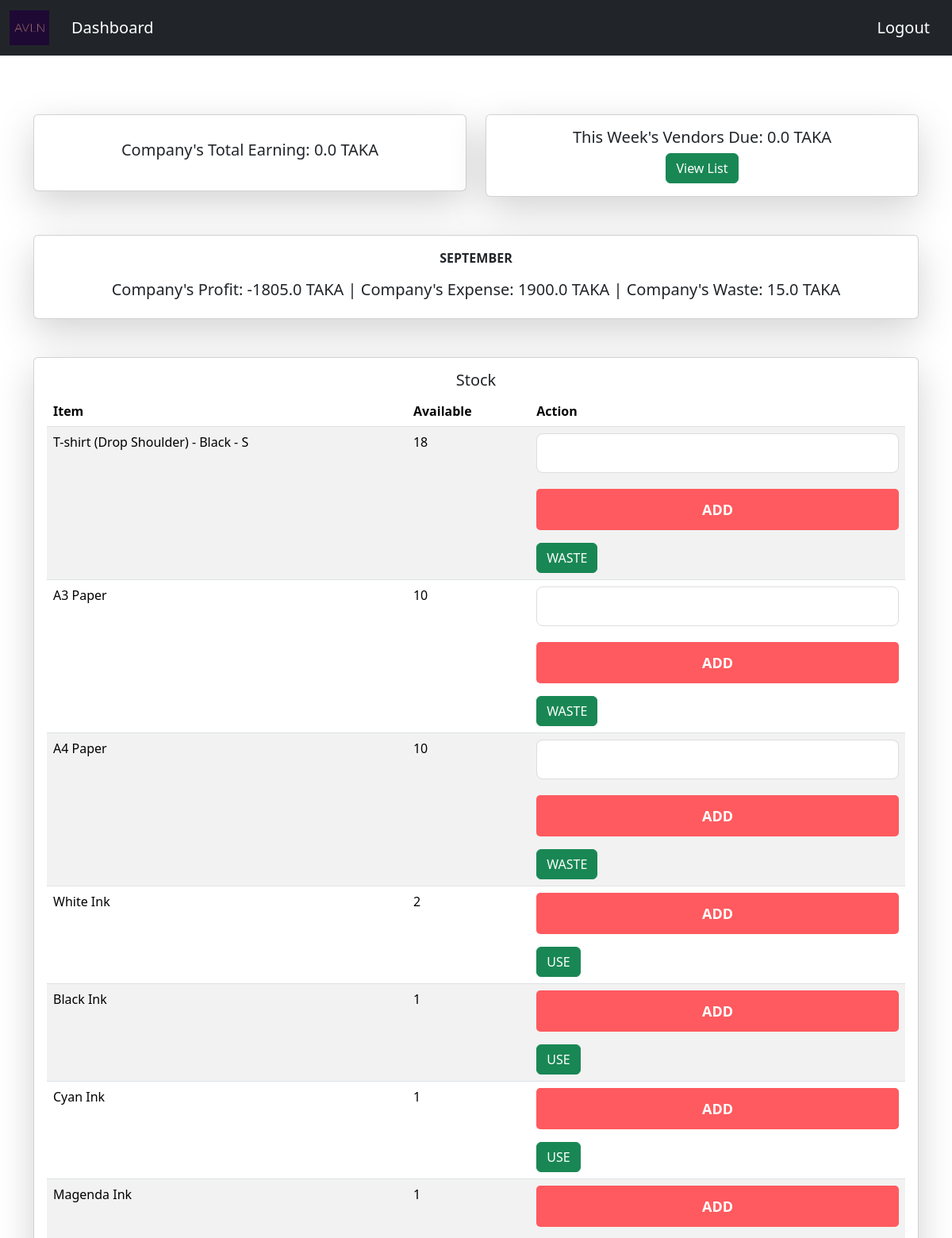
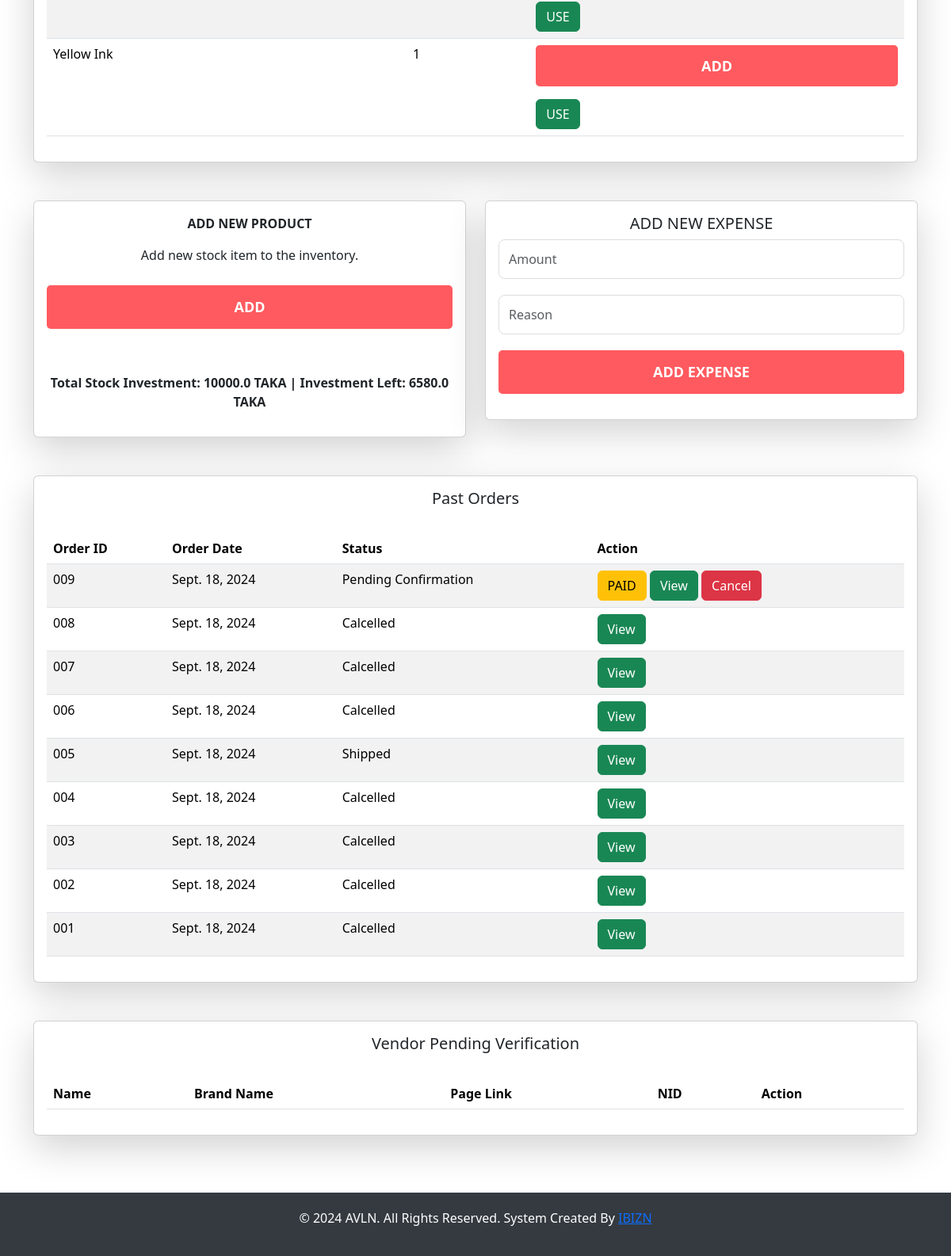
The page /manager (signed in) on the database its author committed (2 pictures, top to bottom).
### core/models.py (models this page shows, shortened)
class Company(models.Model):
    a3_paper = models.PositiveIntegerField(default=0)
    a4_paper = models.PositiveIntegerField(default=0)
    white_ink = models.PositiveIntegerField(default=0)
    black_ink = models.PositiveIntegerField(default=0)
    cyan_ink = models.PositiveIntegerField(default=0)
    magenda_ink = models.PositiveIntegerField(default=0)
    yellow_ink = models.PositiveIntegerField(default=0)
    total_due_vendors = models.FloatField(default=0)
    profit = models.FloatField(default=0)
    waste = models.FloatField(default=0)
    cost = models.FloatField(default=0)
    investment = models.FloatField(default=0)
    total_profit = models.FloatField(default=0)

class Product(models.Model):
    name = models.CharField(max_length=100)
    color = models.CharField(max_length=100)
    GSM = models.IntegerField()
    buying_price = models.FloatField()
    available = models.IntegerField()
    price = models.FloatField(default=0)
    SIZE_CHOICES = [
        ("S", "S"),
        ("M", "M"),
        ("L", "L"),
        ("XL", "XL"),
        ("XXL", "XXL"),
        ("XXXL", "XXXL"),
    ]
    size = models.CharField(max_length=5, choices=SIZE_CHOICES, default=0)
    def __str__(self) -> str:
        return self.name + " - " + self.color + " - " + self.size

class Order(models.Model):
    vendor = models.ForeignKey(User, on_delete=models.CASCADE)
    product = models.ForeignKey(Product, on_delete=models.CASCADE)  # One product per order
    quantity = models.PositiveIntegerField()
    front_print = models.CharField(max_length=10, null=True, blank=True)
    front_design = models.ImageField(upload_to='upload', null=True, blank=True)
    back_print = models.CharField(max_length=10, null=True, blank=True)
    back_design = models.ImageField(upload_to='upload', null=True, blank=True)
    mockup_front = models.ImageField(upload_to='upload', null=True, blank=True)
    mockup_back = models.ImageField(upload_to='upload', null=True, blank=True)
    order_date = models.DateTimeField(auto_now_add=True)
    is_printed = models.BooleanField(default=False)
    is_shipped = models.BooleanField(default=False)
    is_cancel = models.BooleanField(default=False)
    advance_amount = models.FloatField(default=0)
    advance_paid = models.BooleanField(default=False)
    order_confirmed = models.BooleanField(default=False)
    payment_id = models.CharField(max_length=500, blank=True, null=True)
    collection_amount = models.FloatField(default=0)
    cost = models.FloatField(default=0)
    vendor_profit = models.FloatField(default=0)
    profit = models.FloatField(default=0)
    customer_name = models.CharField(max_length=1000, blank=True, null=True)
    customer_full_address = models.CharField(max_length=1000, blank=True, null=True)
    customer_city = models.CharField(max_length=1000, blank=True, null=True)
    customer_phone = models.CharField(max_length=20, blank=True, null=True)
    class Meta:
        ordering = ('-order_date',)

### core/views.py (the view, shortened to what this page needs)
# urls.py: path('manager', views.adminpanel, name='manager'),
@login_required(login_url='login')
def adminpanel(request):
    if request.user.profile.role == 'vendor':
        messages.error(request, "You do not have permission to view this page.")
        return redirect('user_panel')
    orders = Order.objects.all()
    company = Company.objects.get(id=1)
    products = Product.objects.all()
    pending_vendors = Profile.objects.filter(is_verified=False, verification_applied=True)
    total_price = 0
    for product in Product.objects.all():
        total_price += product.buying_price*product.available
    investment_left = company.investment - total_price
    context = {
        'orders': orders,
        'company': company,
        'products': products,
        'investment_left' : investment_left,
        'month': month,
        'pending_vendors': pending_vendors,
        'var': var,
    }
    return render(request, 'core/admin.html', context)

### core/templates/core/admin.html (shortened to what this page needs)
{% extends "core/main.html" %}
{% load static %}
{% block navbar_name %}
    Dashboard
{% endblock %}
{% block content %}
{% if user.is_authenticated %}
    <br><br><br><br>
    {% if user.profile.role == "manager" %}
       <div class="container">
        <div class="row mt-5">
            <div class="col-md-6">
                <div class="card text-center shadow-lg">
                    <div class="card-body">
                        <h5 style="padding-top: 3.1%;padding-bottom: 3.0%;" class="card-title">Company's Total Earning: {{ company.total_profit }} TAKA</h5>
                    </div>
                </div>
            </div>
            <div class="col-md-6">
                <div class="card text-center shadow-lg">
                    <div class="card-body">
                        <h5 class="card-title">This Week's Vendors Due: {{ company.total_due_vendors }} TAKA</h5>
                        <a href="{% url 'due_list' %}"><button type="button" class="btn btn-success">View List</button></a>
                    </div>
                </div>
            </div>
        </div>
        <div class="row mt-5">
            <div class="col-md-12">
                <div class="card text-center shadow-lg">
                    <div class="card-body">
                        <p><b>{{month}}</b></p>
                        <h5 class="card-title">Company's Profit: {{ company.profit }} TAKA  |  Company's Expense: {{ company.cost }} TAKA  |  Company's Waste: {{ company.waste }} TAKA</h5>
                    </div>
                </div>
            </div>
        </div>
        <div class="row mt-5">
            <div class="col-md-12">
                <div class="card text-center shadow-lg">
                    <div class="card-body">
                        <h5 class="card-title">Stock</h5>
                        <table class="table table-striped">
                            <thead>
                              <tr>
                                <th scope="col">Item</th>
                                <th scope="col">Available</th>
                                <th scope="col">Action</th>
                              </tr>
                            </thead>
                            <tbody>
                            {% for product in products %}
                              <tr>
                                <td>{{ product }}</td>
                                <td>{{ product.available }}</td>
                                <td><form method="post">{% csrf_token %} <input type="hidden" name="query" value="product"> <input type="hidden" name="product_id" value="{{ product.id }}"><input type="number" name="quantity"  class="form-control" required><button type="submit" class="register-btn">ADD</button></form> {% if product.available > 0 %}<a href="{% url 'product_waste' product.id %}"><button type="button" class="btn btn-success">WASTE</button></a>{% endif %}</td>
                            {% endfor %}
                              </tr>
                              <tr>
                                <td>A3 Paper</td>
                                <td>{{ company.a3_paper }}</td>
                                <td><form method="post">{% csrf_token %} <input type="hidden" name="query" value="paper"> <input type="hidden" name="product_id" value="a3"><input type="number" name="quantity"  class="form-control" required><button type="submit" class="register-btn">ADD</button></form> {% if company.a3_paper > 0 %}<a href="{% url 'stock_waste' 3 %}"><button type="button" class="btn btn-success">WASTE</button></a>{% endif %}</td>
                              </tr>
                              <tr>
                                <td>A4 Paper</td>
                                <td>{{ company.a4_paper }}</td>
                                <td><form method="post">{% csrf_token %} <input type="hidden" name="query" value="paper"> <input type="hidden" name="product_id" value="a4"><input type="number" name="quantity"  class="form-control" required><button type="submit" class="register-btn">ADD</button></form> {% if company.a4_paper > 0 %}<a href="{% url 'stock_waste' 4 %}"><button type="button" class="btn btn-success">WASTE</button></a>{% endif %}</td>
                              </tr>
                              <tr>
                                <td>White Ink</td>
                                <td>{{ company.white_ink }}</td>
                                <td><form method="post"><button type="submit" class="register-btn">ADD</button></form> {% if company.white_ink > 0 %}<a href="{% url 'ink_use' 1 %}"><button type="button" class="btn btn-success">USE</button></a>{% endif %}</td>
                              </tr>
                              <tr>
                                <td>Black Ink</td>
                                <td>{{ company.black_ink }}</td>
                                <td><form method="post"><button type="submit" class="register-btn">ADD</button></form> {% if company.black_ink > 0 %}<a href="{% url 'ink_use' 2 %}"><button type="button" class="btn btn-success">USE</button></a>{% endif %}</td>
                              </tr>
                              <tr>
                                <td>Cyan Ink</td>
                                <td>{{ company.cyan_ink }}</td>
                                <td><form method="post"><button type="submit" class="register-btn">ADD</button></form> {% if company.cyan_ink > 0 %}<a href="{% url 'ink_use' 3 %}"><button type="button" class="btn btn-success">USE</button></a>{% endif %}</td>
                              </tr>
                              <tr>
                                <td>Magenda Ink</td>
                                <td>{{ company.magenda_ink }}</td>
                                <td><form method="post"><button type="submit" class="register-btn">ADD</button></form> {% if company.magenda_ink > 0 %}<a href="{% url 'ink_use' 4 %}"><button type="button" class="btn btn-success">USE</button></a>{% endif %}</td>
                              </tr>
                              <tr>
                                <td>Yellow Ink</td>
                                <td>{{ company.yellow_ink }}</td>
                                <td><form method="post"><button type="submit" class="register-btn">ADD</button></form> {% if company.yellow_ink > 0 %}<a href="{% url 'ink_use' 5 %}"><button type="button" class="btn btn-success">USE</button></a>{% endif %}</td>
                              </tr>
                            </tbody>
                          </table>
                    </div>
                </div>
            </div>
        </div>
        <div class="row mt-5">
            <div class="col-md-6">
                <div class="card text-center shadow-lg">
                    <div class="card-body">
                        <p><b>ADD NEW PRODUCT</b></p>
                        <p>Add new stock item to the inventory.</p>
                        <a href="{% url 'add_product' %}"><button style="margin-top: 2.0%;" type="button" class="register-btn">ADD</button></a>
                    </div>
                    <div class="card-body"><br>
                        <p><b>Total Stock Investment: {{company.investment}} TAKA | Investment Left: {{ investment_left }} TAKA</b></p>
                    </div>
                </div>
            </div>
            <div class="col-md-6">
                <div class="card text-center shadow-lg">
                    <div class="card-body">
                        <h5 class="card-title">ADD NEW EXPENSE</h5>
                        <form method="post">{%csrf_token%}<input type="hidden" name="query" value="cost"><input class="form-control" name="amount" placeholder="Amount" type="number"><input placeholder="Reason" name="reason" class="form-control" type="text"><button type="submit" class="register-btn">ADD EXPENSE</button></form>
                    </div>
                </div>
            </div>
        </div>
        <div class="row mt-5">
        <div class="col-md-12">
            <div class="card text-center shadow-lg">
                <div class="card-body">
                    <h5 class="card-title">Past Orders</h5><br>
                    <table class="table table-striped">
                        <thead>
                          <tr>
                            <th scope="col">Order ID</th>
                            <th scope="col">Order Date</th>
                            <th scope="col">Status</th>
                            <th scope="col">Action</th>
                          </tr>
                        </thead>
                        <tbody>
                        {% for order in orders %}
                          <tr>
                            <td>00{{order.id}}</td>
                            <td>{{order.order_date.date}}</td>
                            {% if order.is_printed %}
                            <td>Printed</td>
                            {% elif order.is_shipped %}
                            <td>Shipped</td>
                            {% elif order.order_confirmed %}
                            <td>Confirmed</td>
                            {% elif order.is_cancel %}
                            <td>Calcelled</td>
                            {% else %}
                            <td>Pending Confirmation</td>
                            {% endif %}
                            {% if order.order_confirmed %}
                            <td><a href="{% url 'order_details' order.id %}"><button type="button" class="btn btn-success">View</button></a> <a href="{% url 'order_cancel' order.id %}"><button type="button" class="btn btn-danger">Cancel</button></a></td>
                            {% elif order.is_printed %}
                            <td><a href="{% url 'order_details' order.id %}"><button type="button" class="btn btn-success">View</button></a></td>
                            {% elif order.is_shipped %}
                            <td><a href="{% url 'order_details' order.id %}"><button type="button" class="btn btn-success">View</button></a></td>
                            {% elif order.is_cancel %}
                            <td><a href="{% url 'order_details' order.id %}"><button type="button" class="btn btn-success">View</button></a></td>
                            {% else %}
                            <td>{% if order.advance_paid %}<a href="{% url 'order_verify' order.id %}"><button type="button" class="btn btn-warning">PAID</button></a>{% endif %} <a href="{% url 'order_details' order.id %}"><button type="button" class="btn btn-success">View</button></a> <a href="{% url 'order_cancel' order.id %}"><button type="button" class="btn btn-danger">Cancel</button></a></td>
                            {% endif %}
                          </tr>
                        {% endfor %}
                        </tbody>
                      </table>
                </div>
            </div>
        </div>
    </div>
    <div class="row mt-5">
        <div class="col-md-12">
            <div class="card text-center shadow-lg">
                <div class="card-body">
                    <h5 class="card-title">Vendor Pending Verification</h5><br>
                    <table class="table table-striped">
                        <thead>
                          <tr>
                            <th scope="col">Name</th>
                            <th scope="col">Brand Name</th>
                            <th scope="col">Page Link</th>
                            <th scope="col">NID</th>
                            <th scope="col">Action</th>
                          </tr>
                        </thead>
                      </table>
                </div>
            </div>
        </div>
    </div>
</div><br><br><br>
{% endif %}
{% endif %}
{% endblock %}

### core/templates/core/main.html (style rules this page uses)
body, html { min-height: 100vh; display: flex; flex-direction: column; }
body { margin: 0; }

### core/templates/core/admin.html (style rules this page uses)
.form-control { padding: 12px; margin-bottom: 20px; border-radius: 8px; border: 1px solid #ddd; font-size: 16px; transition: border-color 0.3s; }
.register-btn { background-color: #ff5a5f; border: none; color: white; padding: 14px; font-size: 18px; font-weight: bold; border-radius: 5px; width: 100%; cursor: pointer; transition: background-color 0.3s ease; }

### rows shown on the page
Company: total_profit "0.0", total_due_vendors "0.0", profit "-1805.0", cost "1900.0", waste "15.0", a3_paper "10", a4_paper "10", white_ink "2", black_ink "1", cyan_ink "1", magenda_ink "1", yellow_ink "1", investment "10000.0"
Product: name+color+size "T-shirt (Drop Shoulder) - Black - S", available "18", shows "WASTE"
Order: id "9", order_date "Sept. 18, 2024", is_printed "Pending Confirmation", order_confirmed "PAID"
Order: id "8", order_date "Sept. 18, 2024", is_printed "Calcelled", order_confirmed "View"
Order: id "7", order_date "Sept. 18, 2024", is_printed "Calcelled", order_confirmed "View"
Order: id "6", order_date "Sept. 18, 2024", is_printed "Calcelled", order_confirmed "View"
Order: id "5", order_date "Sept. 18, 2024", is_printed "Shipped", order_confirmed "View"
Order: id "4", order_date "Sept. 18, 2024", is_printed "Calcelled", order_confirmed "View"
Order: id "3", order_date "Sept. 18, 2024", is_printed "Calcelled", order_confirmed "View"
Order: id "2", order_date "Sept. 18, 2024", is_printed "Calcelled", order_confirmed "View"
Order: id "1", order_date "Sept. 18, 2024", is_printed "Calcelled", order_confirmed "View"

### other values the page prints
{{ month }} "SEPTEMBER"
{{ investment_left }} "6580.0"
